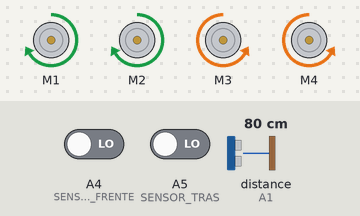
The sketch below on a simulated Arduino Uno, built with avr-gcc and run on an emulated ATmega328P. Parts: 4 × DC motor (green arrow = forward, orange = backward, longer = faster). The inputs (shaded band) are chosen by the test bench; at power-on: distance to the obstacle (sensor on A1) 80 cm, A4 (SENSOR_FRENTE) LOW, A5 (SENSOR_TRAS) LOW. The echo pulse lasts 58.3 µs per cm.

Above: at 3.2 s.
3.3 s: distance to the obstacle (sensor on A1) set to 23 cm
6.3 s: distance to the obstacle (sensor on A1) set to 19 cm
At 7.5 s:
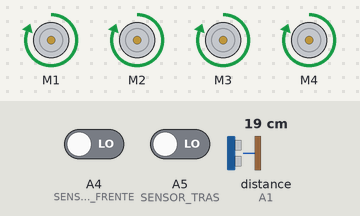
7.8 s: A4 (SENSOR_FRENTE) driven HIGH
At 8.7 s:
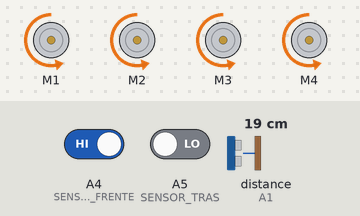
9.3 s: A4 (SENSOR_FRENTE) driven LOW
At 9.7 s:
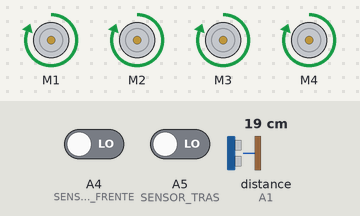
10.8 s: A5 (SENSOR_TRAS) driven HIGH
At 12.0 s:
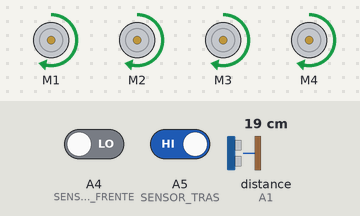
12.3 s: A5 (SENSOR_TRAS) driven LOW
At 13.3 s:
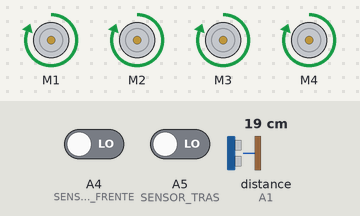
Timing chart, 0 to 14.8 s (numbered marks = the images above; inputs shaded):
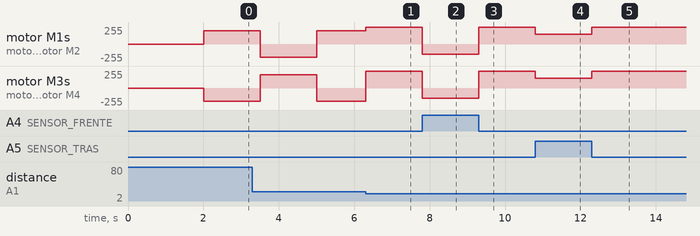

The sketch:

robo_sumo_v5.ino
```cpp
/*
============================================================
PROJETO: Robo Sumo
VERSAO: 5.0
AUTOR: Luis Henrique
DESCRICAO: Robo sumo autonomo com Motor Shield L293D,
sensor ultrassonico HC-SR04 e sensores de linha frontal
e traseiro.
============================================================
*/

#include <AFMotor.h>
#include <Ultrasonic.h>

#define TRIGGER A0
#define ECHO A1
#define SENSOR_FRENTE A4
#define SENSOR_TRAS A5

#define VEL_BUSCA 180
#define VEL_ATAQUE 255
#define VEL_MANOBRA 150
#define VEL_GIRO 200

#define TEMPO_GIRO 300
#define TEMPO_RECUO 600
#define TEMPO_AVANCO 600
#define DEBOUNCE_TEMPO 50

AF_DCMotor motor1(1);
AF_DCMotor motor2(2);
AF_DCMotor motor3(3);
AF_DCMotor motor4(4);
Ultrasonic ultrasonic(TRIGGER, ECHO);

unsigned long ultimoTempo = 0;
unsigned long ultimoDebounce = 0;
int ultimoSensorFrente = LOW;
int ultimoSensorTras = LOW;
bool sentidoBusca = true;

enum Estado { PROCURANDO, ATACANDO, RECUANDO, AVANCANDO, PARADO };
Estado estadoAtual = PROCURANDO;

void setup() {
  Serial.begin(9600);

  motor1.setSpeed(VEL_BUSCA);
  motor2.setSpeed(VEL_BUSCA);
  motor3.setSpeed(VEL_BUSCA);
  motor4.setSpeed(VEL_BUSCA);

  pinMode(SENSOR_FRENTE, INPUT);
  pinMode(SENSOR_TRAS, INPUT);

  delay(2000);
}

void loop() {
  float dist = ultrasonic.read();
  if (dist <= 0 || dist > 400) dist = 400;

  int sFrente = lerSensorComDebounce(SENSOR_FRENTE, ultimoSensorFrente);
  int sTras   = lerSensorComDebounce(SENSOR_TRAS, ultimoSensorTras);

  if (sFrente == HIGH) {
    mudarEstado(RECUANDO);
    executarEstado(dist, sFrente, sTras);
    return;
  }

  if (sTras == HIGH) {
    mudarEstado(AVANCANDO);
    executarEstado(dist, sFrente, sTras);
    return;
  }

  if (dist <= 20 && dist > 0) {
    mudarEstado(ATACANDO);
  } else if (estadoAtual != RECUANDO && estadoAtual != AVANCANDO) {
    mudarEstado(PROCURANDO);
  }

  executarEstado(dist, sFrente, sTras);
}

int lerSensorComDebounce(int pino, int &ultimoEstado) {
  int leitura = digitalRead(pino);

  if (leitura != ultimoEstado) {
    if (millis() - ultimoDebounce > DEBOUNCE_TEMPO) {
      ultimoEstado = leitura;
      ultimoDebounce = millis();
    }
  }

  return ultimoEstado;
}

void mudarEstado(Estado novo) {
  if (estadoAtual != novo) {
    estadoAtual = novo;
    ultimoTempo = millis();
  }
}

void executarEstado(float d, int sf, int st) {
  switch (estadoAtual) {
    case PROCURANDO: procura(); break;
    case ATACANDO: ataque(d, sf); break;
    case RECUANDO: recuar(st); break;
    case AVANCANDO: avancar(sf); break;
    case PARADO: parada(); break;
  }
}

void frente(int vel = VEL_BUSCA) {
  setVelocidade(vel);
  motor1.run(FORWARD);
  motor2.run(FORWARD);
  motor3.run(FORWARD);
  motor4.run(FORWARD);
}

void tras(int vel = VEL_MANOBRA) {
  setVelocidade(vel);
  motor1.run(BACKWARD);
  motor2.run(BACKWARD);
  motor3.run(BACKWARD);
  motor4.run(BACKWARD);
}

void esquerda(int vel = VEL_GIRO) {
  setVelocidade(vel);
  motor1.run(FORWARD);
  motor2.run(FORWARD);
  motor3.run(BACKWARD);
  motor4.run(BACKWARD);
}

void direita(int vel = VEL_GIRO) {
  setVelocidade(vel);
  motor1.run(BACKWARD);
  motor2.run(BACKWARD);
  motor3.run(FORWARD);
  motor4.run(FORWARD);
}

void parada() {
  motor1.run(RELEASE);
  motor2.run(RELEASE);
  motor3.run(RELEASE);
  motor4.run(RELEASE);
}

void setVelocidade(int vel) {
  motor1.setSpeed(vel);
  motor2.setSpeed(vel);
  motor3.setSpeed(vel);
  motor4.setSpeed(vel);
}

void procura() {
  if (millis() - ultimoTempo > 1500) {
    sentidoBusca = !sentidoBusca;
    ultimoTempo = millis();
  }
  if (sentidoBusca) direita(VEL_GIRO); else esquerda(VEL_GIRO);
}

void ataque(float dist, int sensorFrente) {
  if (dist <= 20 && sensorFrente == LOW) {
    frente(VEL_ATAQUE);
  } else {
    mudarEstado(PROCURANDO);
  }
}

void recuar(int sensorTras) {
  tras(VEL_MANOBRA);
  if (millis() - ultimoTempo > TEMPO_RECUO || sensorTras == LOW) {
    mudarEstado(PROCURANDO);
  }
}

void avancar(int sensorFrente) {
  frente(VEL_MANOBRA);
  if (millis() - ultimoTempo > TEMPO_AVANCO || sensorFrente == LOW) {
    mudarEstado(PROCURANDO);
  }
}
```

Measured:
- the behaviour switches between 21 and 20 cm on distance to the obstacle (sensor on A1) (found by bisection; images 0 and 1)
- after the input at 6.3 s, motor M1, motor M2: forward 200/255 → forward 255/255 at once; motor M3, motor M4: backward 200/255 → forward 255/255 at once
- after the input at 7.8 s, motor M1–4: forward 255/255 → backward 150/255 at once
- after the input at 9.3 s, motor M1–4: backward 150/255 → forward 255/255 at once
- after the input at 10.8 s, motor M1–4: forward 255/255 → forward 150/255 at once
- after the input at 12.3 s, motor M1–4: forward 150/255 → forward 255/255 at once
